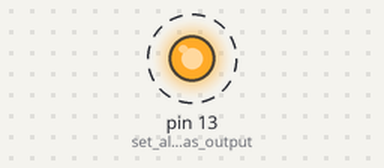
Simulated run of this sketch. Board: Arduino Uno, built with avr-gcc and run on an emulated ATmega328P. On the bench: output pins drawn as LEDs (lit = HIGH). Dashed ring = blinking. What the sketch prints to the serial monitor is not drawn.

Above: at 0.2 s.
Timing chart, 0 to 3.0 s (numbered marks = the images above):
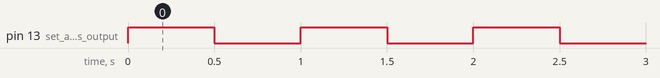

The sketch:

2.2_BlinkCode.ino
```cpp
/* Built-in LED Blink by ThinkLab
  ~ Make the built-in LED of the Arduino BLINK (turn on and turn off) continuously
  ~ Display the status of the LED (if ON or OFF) in the Serial Monitor
*/

int timer = 500;                            // set timer variable as delay

void setup() {

  pinMode (LED_BUILTIN, OUTPUT);            // set all LEDPin as output
  digitalWrite (LED_BUILTIN, LOW);          // turn OFF LED on startup
  Serial.begin (9600);                      // start serial communication at 9600 baud rate
}

void loop() {
  digitalWrite (LED_BUILTIN, HIGH);         // turn ON built-in LED
  Serial.println ("ON");                    // print "ON" in the serial monitor
  delay (timer);                            // wait for timer milliseconds
  digitalWrite (LED_BUILTIN, LOW);          // turn OFF built-in LED
  Serial.println ("OFF");                    // print "OFF" in the serial monitor
  delay (timer);                            // wait for timer milliseconds
}
```

Measured:
- by itself, pin 13 (set_all_LEDPin_as_output): alternates HIGH for 0.50 s and LOW for 0.50 s
